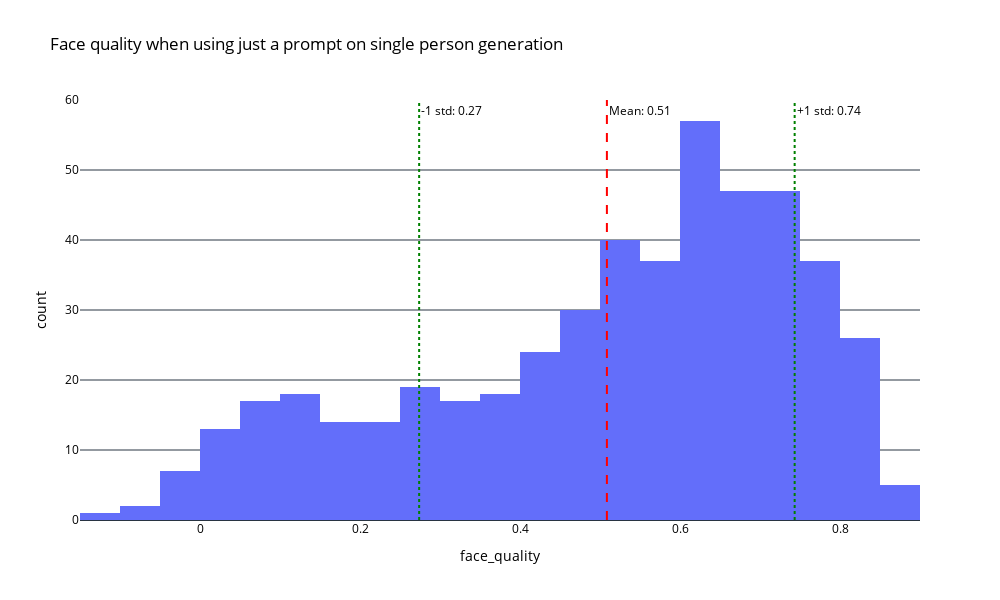

This figure's notebook cell:
### Code cell
fig = px.histogram(df, x='face_quality', title='Face quality when using just a prompt on single person generation')
fig.update_layout(
        width=1000,  # Set a custom width in pixels
    height=600,
    autosize=True, 
    plot_bgcolor='white',
    paper_bgcolor='white', 
    font=dict(color='black'),  # Set font color to black for better contrast
)
# Add mean line
fig.add_vline(x=y_mean, line_dash="dash", line_color="red", annotation_text=f"Mean: {y_mean:.2f}", 
              annotation_position="top right")

# Add +1 std line
fig.add_vline(x=y_mean - y_std, line_dash="dot", line_color="green", annotation_text=f"-1 std: {y_mean - y_std:.2f}", 
              annotation_position="top right")

fig.add_vline(x=y_mean + y_std, line_dash="dot", line_color="green", annotation_text=f"+1 std: {y_mean + y_std:.2f}", 
              annotation_position="top right")

### Figure 1 — Plotly figure (JSON) as saved in the notebook; plotly's stock layout.template omitted (floating-point values rounded to 4 significant figures; data arrays with more than 128 entries replaced by an {"elided": "..."} marker saying what was removed)
{"data": [{"alignmentgroup": "True", "bingroup": "x", "hovertemplate": "face_quality=%{x}<br>count=%{y}<extra></extra>", "legendgroup": "", "marker": {"color": "#636efa", "pattern": {"shape": ""}}, "name": "", "offsetgroup": "", "orientation": "v", "showlegend": false, "x": {"elided": "490 float values"}, "xaxis": "x", "yaxis": "y", "type": "histogram"}], "layout": {"xaxis": {"anchor": "y", "domain": [0.0, 1.0], "title": {"text": "face_quality"}}, "yaxis": {"anchor": "x", "domain": [0.0, 1.0], "title": {"text": "count"}}, "legend": {"tracegroupgap": 0}, "title": {"text": "Face quality when using just a prompt on single person generation"}, "barmode": "relative", "font": {"color": "black"}, "width": 1000, "height": 600, "autosize": true, "plot_bgcolor": "white", "paper_bgcolor": "white", "shapes": [{"line": {"color": "red", "dash": "dash"}, "type": "line", "x0": 0.5086, "x1": 0.5086, "xref": "x", "y0": 0, "y1": 1, "yref": "y domain"}, {"line": {"color": "green", "dash": "dot"}, "type": "line", "x0": 0.2739, "x1": 0.2739, "xref": "x", "y0": 0, "y1": 1, "yref": "y domain"}, {"line": {"color": "green", "dash": "dot"}, "type": "line", "x0": 0.7433, "x1": 0.7433, "xref": "x", "y0": 0, "y1": 1, "yref": "y domain"}], "annotations": [{"showarrow": false, "text": "Mean: 0.51", "x": 0.5086, "xanchor": "left", "xref": "x", "y": 1, "yanchor": "top", "yref": "y domain"}, {"showarrow": false, "text": "-1 std: 0.27", "x": 0.2739, "xanchor": "left", "xref": "x", "y": 1, "yanchor": "top", "yref": "y domain"}, {"showarrow": false, "text": "+1 std: 0.74", "x": 0.7433, "xanchor": "left", "xref": "x", "y": 1, "yanchor": "top", "yref": "y domain"}]}}
